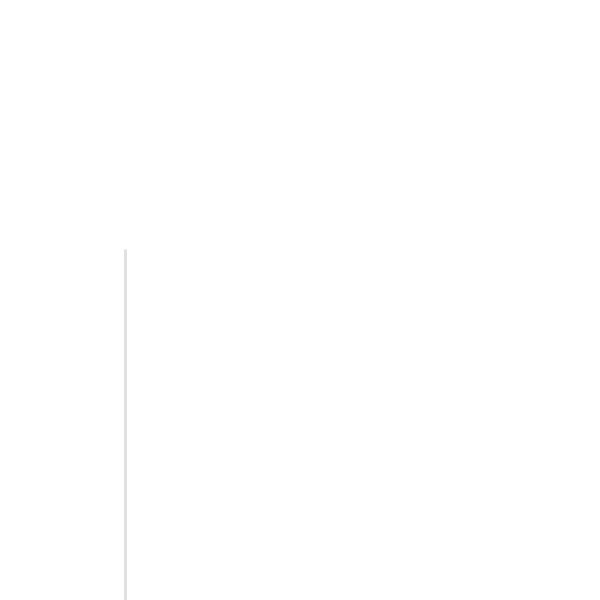
Frame 1 (no input)
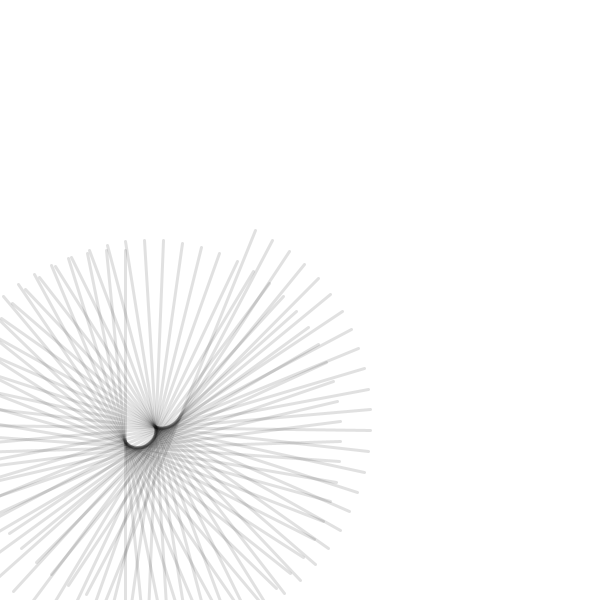
Frame 60 (the mouse pressed at the canvas centre just before this capture)
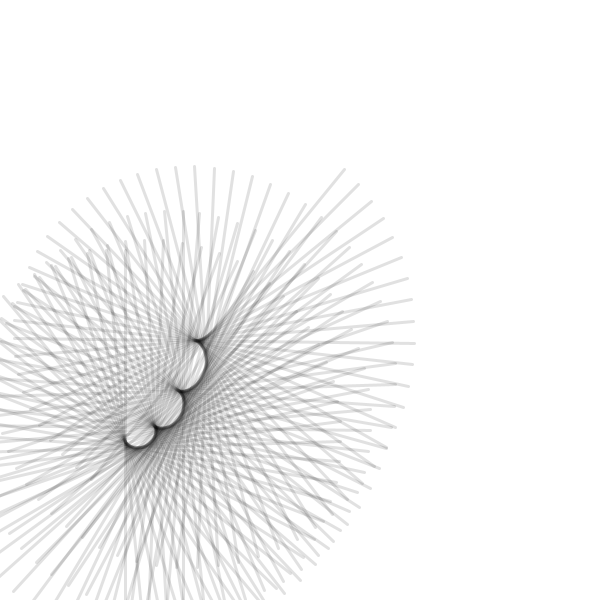
Frame 120 (the mouse held since frame 60 and released just before this capture)

The Processing sketch that drew these frames (run headless with seeded random() and noise(); from frame 60 on, the mouse is pressed at the canvas centre):

// Processing sketch: test_27_pde
// ── test_27_pde.pde
void setup() {
   size(600, 600);
   background(255);
   smooth();
   strokeWeight(3);
   stroke(0, 30);
   //noLoop();
}

float counter = 0;
float counter2 = 0;
float cx = 250;
float cy = 250;
float cRadius = 200;

void draw() {
    float nx = sin(counter2) * cRadius + cx;
    float ny = cos(counter2) * cRadius + cy;
    
    float x1 = nx / 2 - sin(counter) * cRadius;
    float y1 = ny - cos(counter) * cRadius;
    float x2 = nx / 2 + sin(counter) * cRadius;
    float y2 = ny + cos(counter) * cRadius;
    
    line(x1, y1, x2, y2);
    counter += 0.1;
    if(counter > 2 * PI) {
       counter = 0;
    }
    counter2 += 0.01;
    if(counter2 > 2 * PI) {
      counter2 = 0;  
    }
}
